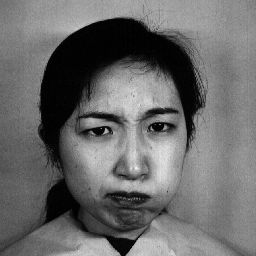
%> input picture face_marker/images/001.jpg, 256 x 256 px
$ octave --eval "result = sceneryExtract('../face_marker/images/001.jpg');"   (GNU Octave 9; MATLAB toolbox functions it lacks are replaced by stand-ins)
%> lines starting %> are read from the running program, lines starting %| are printed output that depends on the picture
### matlab/lightingCorrection.m
function image=lightingCorrection(image,mask);
    image=double(image);
    constants;
    dims=size(image);
    rows=dims(1);
    cols=dims(2);
    if (isempty(mask))
        mask=maskGenerator(rows,cols);
    end
    A=[];
    B=[];
    for i=0:(rows-1)
        for j=0:(cols-1)
            if (mask(i+1,j+1)~=0)
                A=[A;j i 1];
                B=[B;image(i+1,j+1)];
            end
        end
    end
    result=inv(A'*A)*A'*B;
    for i=1:rows
        for j=1:cols
            factor=LIGHTING_CORRECTION_FACTOR*(result(1)*(j-1)+result(2)*(i-1));
            if (factor>=0)
                if (abs(factor)<=image(i,j))
                    image(i,j)=image(i,j)-abs(factor);
                else
                    image(i,j)=0;
                end
            else
                if (abs(factor)<=255-image(i,j))
                    image(i,j)=image(i,j)+abs(factor);
                else
                    image(i,j)=255;
                end
            end
        end
    end
    image=uint8(image);
    image=histeq(image);
    image=double(image);
end


### matlab/maskGenerator.m
function mask=maskGenerator(height,width);
    constants;
    a=width*MASK_PARAM_X/2;
    b=height*MASK_PARAM_Y/2;
    mask=[];
    for i=0:height-1
        for j=0:width-1
            if (((j-(width/2)-0.5)/a)^2+((i-(height/2)-0.5)/b)^2>=1 | ((j-(width/2)+0.5)/a)^2+((i-(height/2)+0.5)/b)^2>=1 |...
                ((j-(width/2)+0.5)/a)^2+((i-(height/2)-0.5)/b)^2>=1 | ((j-(width/2)-0.5)/a)^2+((i-(height/2)+0.5)/b)^2>=1)
                mask(i+1,j+1)=0;
            else
                mask(i+1,j+1)=255;
            end
        end
    end
end


### matlab/constants.m
%----------------AUXILARY FUNCTION CONSTANTS-------------------%
CROPPED_WIDTH=20;
CROPPED_HEIGHT=20;
WINDOW_WIDTH=29;
WINDOW_HEIGHT=29;
ROT_CENTER_X_FACTOR=1-(CROPPED_WIDTH/WINDOW_WIDTH);
ROT_CENTER_Y_FACTOR=1-(CROPPED_HEIGHT/WINDOW_HEIGHT);
LIGHTING_CORRECTION_FACTOR=0.4;
MASK_PARAM_X=1.3;
MASK_PARAM_Y=1.3;
SCALING_FACTOR=1.2;

%----------------DB CONSTANTS-------------------%
FACE_DIR={'../db/faces3/' '../db/faces3/' '../db/faces3/'};
NO_FACE_FILES=[1760];
%NO_FACE_FILES=[1760 1760 1760];
NO_FOLDERS=1;

SCENE_DIR={'../db/scenery/'};
NO_SCENE_FILES=101;

%----------------VALIDATION CONSTANTS-------------------%
DO_VALIDATION=0;
NO_VALIDATION_FACES=5280;
NO_VALIDATION_NON_FACES=3*5280;
NO_VALIDATION_CHECKS=500;
VALIDATION_MARGIN=0.008;
VALIDATION_THRESHOLD=0.9;
RANDOMIZE_VALIDATION=0;

%----------------NETWORK CONSTANTS-------------------%
if (DO_VALIDATION)
    NETWORK_EPOCHS=600;
    NETWORK_SHOW=50;
    NETWORK_GOAL=0.001;
else
    NETWORK_EPOCHS=700;
    NETWORK_SHOW=50;
    NETWORK_GOAL=0.00001;
end
NETWORK_LR=0.01;
NETWORK_MAX_FAIL=10;
NETWORK_LR_DEC=0.7;
NETWORK_LR_INC=1.05;
NETWORK_MAX_PERF_INC=1.04;
NETWORK_MC=0.9;
NETWORK_MIN_GRAD=1e-6;
NETWORK_TIME=Inf;

NETWORK_RATIO=0.5;

NETWORK_TYPE=2;

%----------------TRAINING CONSTANTS-------------------%
TRAINING_SET=1;
TRAINING_FRACTION_FACES=1;
TRAINING_FRACTION_NON_FACES=0;
NO_TRAINING_ITERATIONS=40;


%----------------BOOTSTRAP CONSTANTS-------------------%
NON_FACE_DIR={'../db/nonfaces/'};
MAX_BOOTSTRAP_TRIALS=400;
MAX_BOOTSTRAP_FILES=40;
MIN_BOOTSTRAP_FILES=1;

MIN_BOOTSTRAP_WINDOWS=30;

### matlab/sceneryWindowExtract.m
function img=sceneryExtract(file)
%> called with file = '../face_marker/images/001.jpg'
    constants;
    img=imread(file);
%> img is the input picture: size 256x256x3 uint8; min 0, max 240, mean 106.6
    dims=size(img);
%> dims = [256 256 3]
    maxScale=floor((log(min([dims(2) dims(1)]))-log(WINDOW_WIDTH))/log(SCALING_FACTOR));
%> maxScale = 11
    randScale=randint(1,1,maxScale+1);
%> randScale = 10
    scale=1/(SCALING_FACTOR^randScale);
%> scale = 0.162

    img=imresize(img,scale);
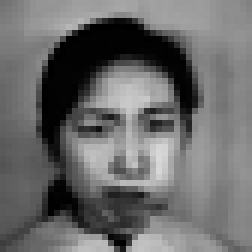
%> img: size 42x42x3 uint8 (shown 6 times larger); min 0, max 216, mean 106.6
    dims=size(img);
%> dims = [42 42 3]
    randX=randint(1,1,dims(2)-CROPPED_WIDTH+1)+1;
%> randX = 18
    randY=randint(1,1,dims(1)-CROPPED_HEIGHT+1)+1;
%> randY = 10
    img=imcrop(img,[randX randY CROPPED_WIDTH-1 CROPPED_HEIGHT-1]);
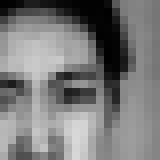
%> img: size 20x20x3 uint8 (shown 8 times larger); min 1, max 216, mean 122.2
    img=lightingCorrection(img,[]);
%> after the loop in lightingCorrection, `for i=0:(rows-1)`: A = 387 rows, first 12: [3 0 1; 4 0 1; 5 0 1; 6 0 1; 7 0 1; 8 0 1; 9 0 1; 10 0 1; 11 0 1; 12 0 1; 13 0 1; 14 0 1]; B = 387 values, max 216 at index 341, min 1 at index 27, mean 123.4
%> in lightingCorrection, `result=inv(A'*A)*A'*B;`: result = [-2.01; 4.29; 101.6]
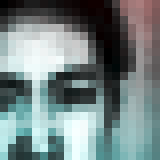
%> img: size 20x20x3 double (shown 8 times larger); mean R, G, B 116.8, 131.4, 131.4
end

$ run again, on face_marker/images/003.jpg
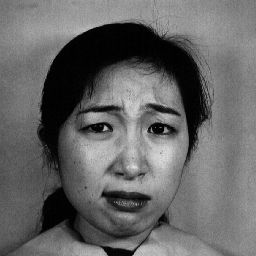
%> input picture face_marker/images/003.jpg, 256 x 256 px
%> in sceneryExtract, img is the input picture: size 256x256x3 uint8; min 0, max 226, mean 101.9
%> in sceneryExtract, `img=imcrop(img,[randX randY CROPPED_WIDTH-1 CROPPED_HEIGHT-1]);`:
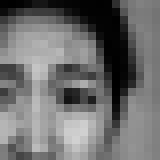
%> img: size 20x20x3 uint8 (shown 8 times larger); min 0, max 209, mean 110.5
%> after the loop in lightingCorrection, `for i=0:(rows-1)`: A = 387 rows, first 12: [3 0 1; 4 0 1; 5 0 1; 6 0 1; 7 0 1; 8 0 1; 9 0 1; 10 0 1; 11 0 1; 12 0 1; 13 0 1; 14 0 1]; B = 387 values, max 209 at index 341, min 0 at index 186, mean 111.8
%> result = [-2.44; 4.39; 93.03]
%> in sceneryExtract, `img=lightingCorrection(img,[]);`:
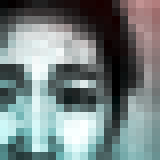
%> img: size 20x20x3 double (shown 8 times larger); mean R, G, B 118.4, 130.4, 130.4
